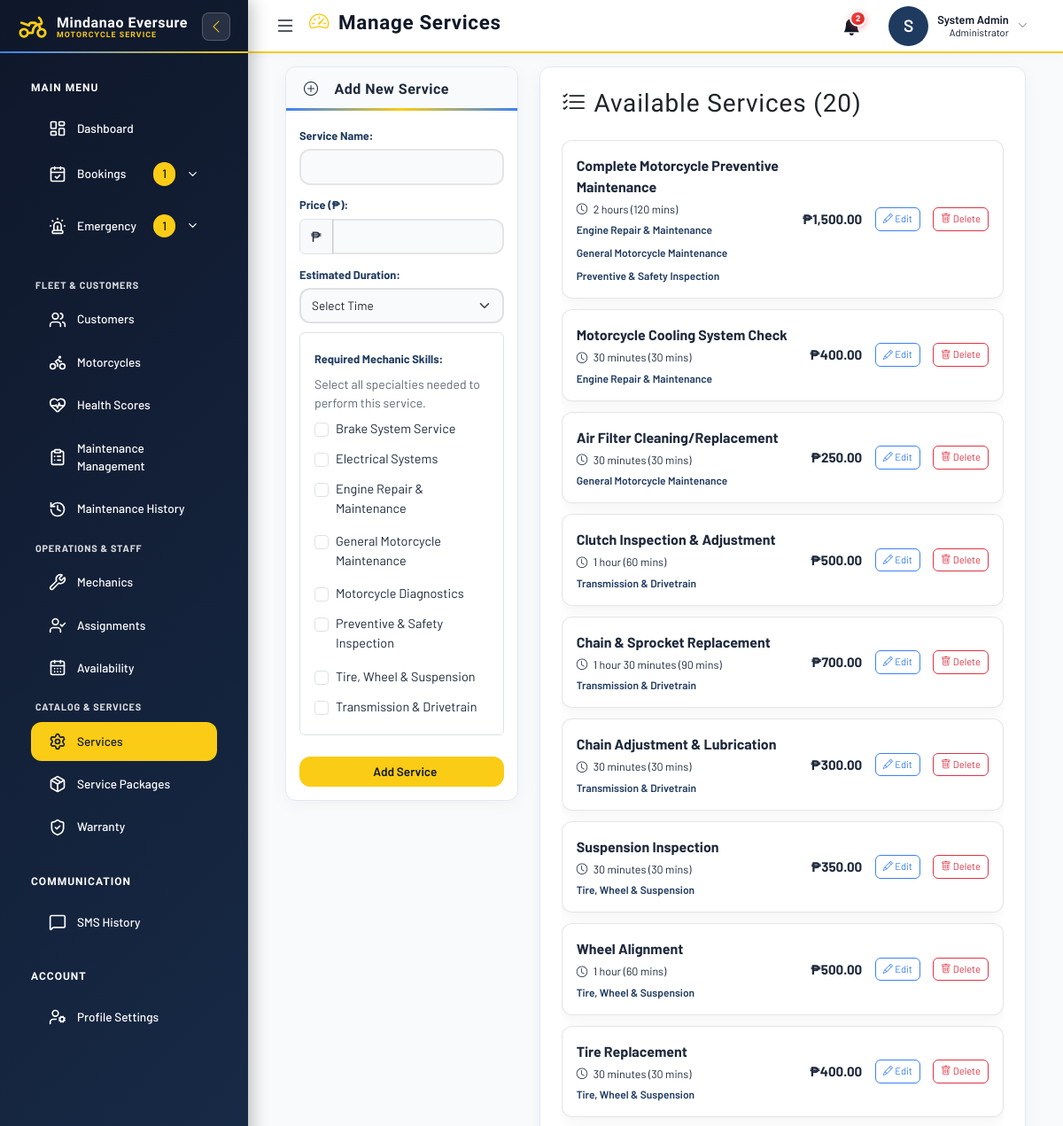
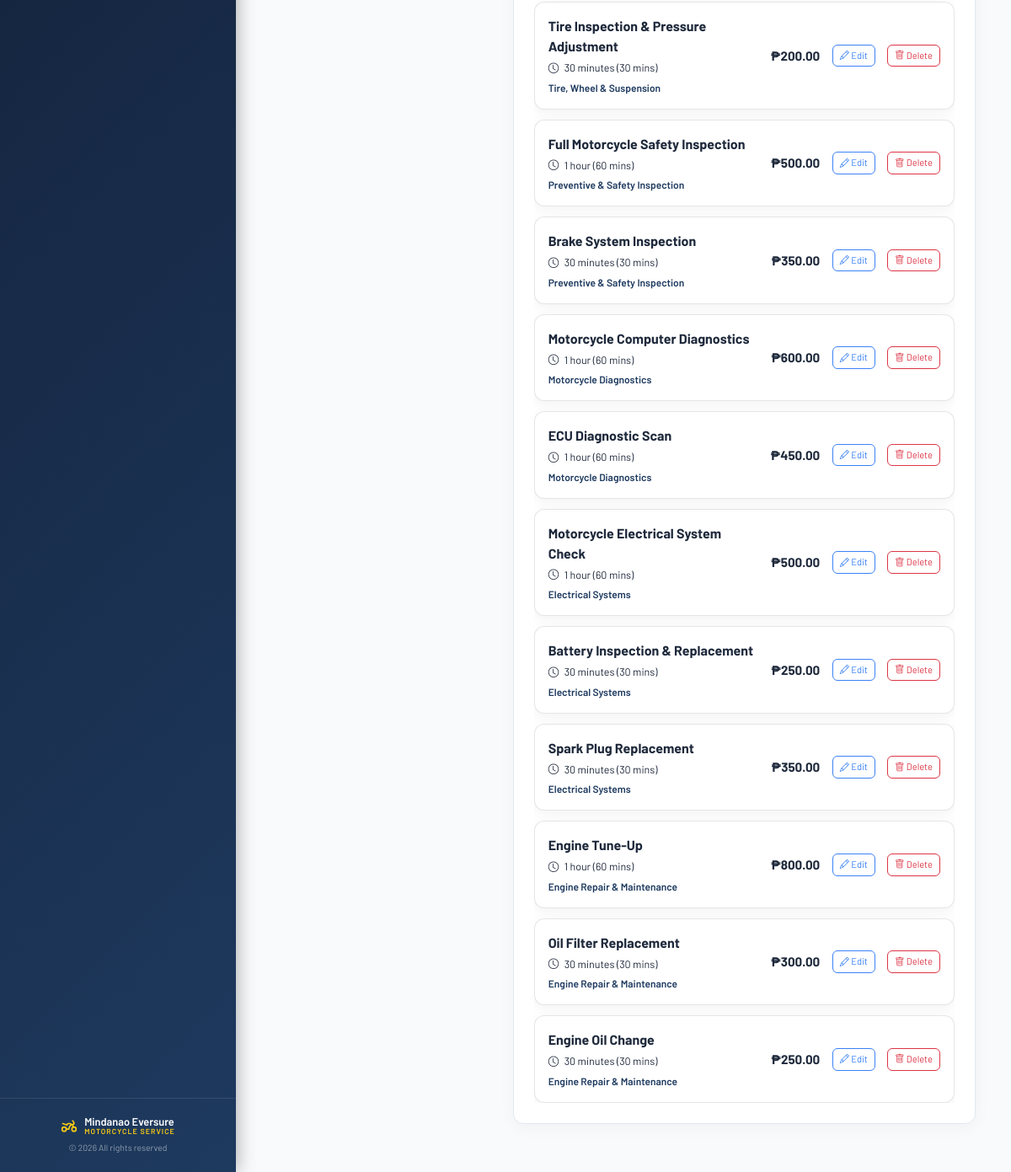
Screenshot of /services.php (signed in) with the database file from the repository (2 pictures, top to bottom).
### tables this page shows
CREATE TABLE `specialties` (
  `id` int(11) NOT NULL AUTO_INCREMENT,
  `specialty_name` varchar(100) NOT NULL,
  PRIMARY KEY (`id`),
  UNIQUE KEY `specialty_name` (`specialty_name`)
);

CREATE TABLE `services` (
  `id` int(11) NOT NULL AUTO_INCREMENT,
  `service_name` varchar(100) NOT NULL,
  `price` decimal(10,2) NOT NULL,
  `duration` varchar(50) NOT NULL,
  `created_at` timestamp NOT NULL DEFAULT current_timestamp(),
  `duration_minutes` int(11) NOT NULL DEFAULT 0,
  PRIMARY KEY (`id`)
);

### services.php (the view, shortened to what this page needs)
<?php
require 'db.php';
try {
    $stmt = $pdo->query("SELECT id, specialty_name FROM specialties ORDER BY specialty_name");
    $all_specialties = $stmt->fetchAll(PDO::FETCH_ASSOC);
} catch (PDOException $e) {
    error_log("Error fetching specialties: " . $e->getMessage());
    $all_specialties = [];
    $msg = "❌ Configuration Error: Could not load the list of specialties from the database.";
}
$editing_service = null;
$editing_specialties = [];
$sql = "
    SELECT
        s.id, s.service_name, s.price, s.duration, s.duration_minutes,
        GROUP_CONCAT(sp.specialty_name SEPARATOR ' | ') AS required_skills
    FROM services s
    LEFT JOIN service_specialties ss ON s.id = ss.service_id
    LEFT JOIN specialties sp ON ss.specialty_id = sp.id
    GROUP BY s.id, s.service_name, s.price, s.duration, s.duration_minutes
    ORDER BY s.id DESC
";
$services = $pdo->query($sql)->fetchAll(PDO::FETCH_ASSOC);
?>
<?php require 'admin_sidebar_template.php'; ?>
<div class="container-fluid">
    <div class="row g-4">
        <div class="col-md-4">
            <div class="card service-form-card">
                <div class="service-form-header">
                    <h5 class="service-form-title mb-0">
                        <i class="bi bi-<?= $editing_service ? 'pencil-square' : 'plus-circle' ?> me-2"></i>
                        <?= $editing_service ? 'Edit Service' : 'Add New Service' ?>
                    </h5>
                </div>
                <form method="post">
                    <div class="mb-3">
                        <label for="service_name" class="form-label fw-bold">Service Name:</label>
                        <input type="text" class="form-control" id="service_name" name="service_name" required
                               value="<?= $editing_service ? htmlspecialchars($editing_service['service_name']) : '' ?>">
                    </div>
                    <div class="mb-3">
                        <label for="price" class="form-label fw-bold">Price (₱):</label>
                        <div class="input-group">
                            <span class="input-group-text">₱</span>
                            <input type="number" step="0.01" class="form-control" id="price" name="price" min="0" required
                                   value="<?= $editing_service ? htmlspecialchars($editing_service['price']) : '' ?>">
                        </div>
                    </div>
                    <div class="mb-3">
                        <label for="duration" class="form-label fw-bold">Estimated Duration:</label>
                        <select class="form-select" name="duration_value" id="duration" required>
                            <option value="" disabled selected>Select Time</option>
                        </select>
                    </div>
                    <div class="mb-4 border p-3 rounded">
                        <label class="form-label fw-bold mb-2">Required Mechanic Skills:</label>
                        <small class="text-muted d-block mb-2">Select all specialties needed to perform this service.</small>
                        <div class="row row-cols-1 g-2">
                            <?php if (empty($all_specialties)): ?>
                                <p class="text-danger">No specialties found. Please configure the `specialties` table.</p>
                            <?php else: ?>
                                <?php foreach ($all_specialties as $spec): ?>
                                    <div class="col">
                                        <div class="form-check">
                                            <input class="form-check-input" type="checkbox"
                                                   name="specialty_ids[]"
                                                   value="<?= $spec['id'] ?>"
                                                   id="spec_<?= $spec['id'] ?>"
                                                   <?= in_array($spec['id'], $editing_specialties) ? 'checked' : '' ?>>
                                            <label class="form-check-label checkbox-label" for="spec_<?= $spec['id'] ?>">
                                                <?= htmlspecialchars($spec['specialty_name']) ?>
                                            </label>
                                        </div>
                                    </div>
                                <?php endforeach; ?>
                            <?php endif; ?>
                        </div>
                    </div>
                    <div class="d-flex gap-2">
                        <?php if ($editing_service): ?>
                            <a href="services.php" class="btn btn-secondary flex-grow-1">Cancel</a>
                            <button type="submit" class="btn btn-primary flex-grow-1 btn-lg">
                                <i class="bi bi-floppy me-2"></i> Update Service
                            </button>
                        <?php else: ?>
                            <button type="submit" class="btn btn-primary w-100 btn-lg">
                                <i class="bi bi-floppy me-2"></i> Add Service
                            </button>
                        <?php endif; ?>
                    </div>
                </form>
            </div>
        </div>
        <div class="col-md-8">
            <div class="card card-custom p-4 service-list-card">
                <h3 class="mb-4 text-dark"><i class="bi bi-list-check me-2"></i>Available Services (<?= count($services) ?>)</h3>
                <div class="service-list">
                    <?php if (empty($services)): ?>
                        <div class="service-list-empty">No services have been added yet.</div>
                    <?php else: ?>
                        <?php foreach ($services as $s): ?>
                            <div class="service-item">
                                <div class="service-item-main">
                                    <div class="service-item-name"><?= htmlspecialchars($s['service_name']) ?></div>
                                    <div class="service-item-meta">
                                        <i class="bi bi-clock me-1"></i> <?= htmlspecialchars($s['duration']) ?> (<?= htmlspecialchars($s['duration_minutes'] ?? 'N/A') ?> mins)
                                    </div>
                                    <div class="service-item-skills">
                                        <?php
                                            $skills = explode(' | ', $s['required_skills']);
                                            if (empty($skills) || empty($s['required_skills'])):
                                        ?>
                                            <span class="specialty-tag">General/Unspecified</span>
                                        <?php else: ?>
                                            <?php foreach ($skills as $skill): ?>
                                                <span class="specialty-tag"><?= htmlspecialchars(trim($skill)) ?></span>
                                            <?php endforeach; ?>
                                        <?php endif; ?>
                                    </div>
                                </div>
                                <div class="service-item-actions">
                                    <span class="service-item-price">₱<?= number_format($s['price'], 2) ?></span>
                                    <a href="services.php?edit_id=<?= $s['id'] ?>"
                                       class="btn btn-sm btn-outline-primary me-2">
                                        <i class="bi bi-pencil"></i> Edit
                                    </a>
                                    <a href="services.php?delete_id=<?= $s['id'] ?>"
                                       class="btn btn-sm btn-outline-danger"
                                       onclick="return confirm('Are you sure you want to delete the service: <?= htmlspecialchars($s['service_name']) ?>? This will remove all associated skill requirements.');">
                                        <i class="bi bi-trash"></i> Delete
                                    </a>
                                </div>
                            </div>
                        <?php endforeach; ?>
                    <?php endif; ?>
                </div>
            </div>
        </div>
    </div>
</div>
<?php require 'admin_sidebar_footer.php'; ?>

### admin_sidebar_template.php (style rules this page uses)
:root { --sidebar-width: 280px; --primary-color: #0f172a; --primary-gradient: linear-gradient(135deg, #0f172a 0%, #1e3a5f 100%); --accent-color: #1e3a5f; --accent-gradient: linear-gradient(135deg, #0f172a 0%, #1e3a5f 100%); --bg-light: #f1f5f9; --bg-card: #ffffff; --text-dark: #1e293b; --text-light: #64748b; --success: #10b981; --danger: #ef4444; --info: #3b82f6; --sidebar-bg: #0f172a; }
* { margin: 0; padding: 0; box-sizing: border-box; }
body { font-family: 'Poppins', sans-serif; background: var(--bg-light); color: var(--text-dark); overflow: hidden; width: 100%; height: 100vh; }
.main-content .card { background: rgba(255, 255, 255, 0.45); backdrop-filter: blur(12px); -webkit-backdrop-filter: blur(12px); border: 1px solid rgba(255, 255, 255, 0.7); box-shadow: 0 4px 24px rgba(30, 41, 59, 0.1); transition: all 0.3s ease; color: #1e293b; }
.main-content .card h1, .main-content .card h2, .main-content .card h3, .main-content .card h4, .main-content .card h5, .main-content .card h6, .main-content .card p, .main-content .card span, .main-content .card div, .main-content .card label, .main-content .card td, .main-content .card th, .main-content .card li, .main-content .card small, .main-content .card strong, .main-content .card b, .main-content .card i:not(.bi):not(.fas):not(.far), .main-content .card a:not(.btn) { color: #1e293b; }
.main-content .card .text-muted, .main-content .card .text-secondary { color: rgba(30, 41, 59, 0.7) !important; }

### services.php (style rules this page uses)
body .btn-primary { background: #FACC15 !important; border-color: #FACC15 !important; color: #111827 !important; box-shadow: none !important; }
.specialty-tag { color: #1e3a5f !important; font-size: 0.75rem; font-weight: 600; white-space: nowrap; }
.checkbox-label { font-size: 0.9rem; margin-bottom: 0.5rem; display: block; }
.service-form-card { border: none; border-radius: 20px; overflow: hidden; box-shadow: 0 25px 50px -12px rgba(0, 0, 0, 0.25); background: #ffffff; height: auto; }
.service-form-header { background: var(--bg-light); color: var(--text-dark); padding: 15px 20px; border: none; position: relative; }
.service-form-header::after { content: ''; position: absolute; bottom: 0; left: 0; right: 0; height: 3px; background: linear-gradient(90deg, #3b82f6, #FACC15, #3b82f6); }
.service-form-title { font-size: 1rem; font-weight: 700; color: var(--text-dark); display: flex; align-items: center; gap: 10px; }
.service-form-card form { padding: 15px; }
.main-content .service-form-card .form-label { font-weight: 600; color: #1e3a5f; font-size: 0.8rem; margin-bottom: 5px; }
.service-form-card .form-control, .service-form-card .form-select { border-radius: 12px; padding: 8px 12px; border: 2px solid rgba(0,0,0,0.1); font-size: 0.85rem; background-color: #f8fafc; transition: all 0.2s ease; }
.service-form-card .btn-primary { background: #FACC15 !important; border: 1px solid #FACC15 !important; border-radius: 12px; padding: 6px 14px; font-size: 0.85rem; font-weight: 600; color: #111827; }
.service-form-card .mb-3 { margin-bottom: 0.6rem !important; }
.service-list-card { height: 100%; }
.service-list-card .service-item { opacity: 1; }
.service-list { max-height: calc(100vh - 240px); overflow-y: auto; display: flex; flex-direction: column; gap: 0.75rem; scrollbar-width: none; -ms-overflow-style: none; }
.service-item { background: #ffffff; border: 1px solid rgba(0, 0, 0, 0.1); border-radius: 12px; padding: 1rem; box-shadow: 0 4px 15px rgba(0, 0, 0, 0.05); display: flex; align-items: center; justify-content: space-between; gap: 1rem; flex-wrap: wrap; }
.service-item-main { flex: 1; min-width: 220px; }
.service-item-name { font-size: 1rem; font-weight: 700; color: var(--text-dark); margin-bottom: 0.25rem; }
.service-item-meta { font-size: 0.78rem; color: var(--text-muted); margin-bottom: 0.3rem; }
.service-item-skills { display: flex; flex-wrap: wrap; gap: 0.5rem; align-items: center; }
.service-item-actions { display: flex; align-items: center; gap: 0.4rem; flex-shrink: 0; }
.service-item-actions .btn { padding: 0.25rem 0.5rem; font-size: 0.7rem; border-radius: 6px; }
.service-item-price { font-size: 0.95rem; font-weight: 700; color: #10b981; margin-right: 0.5rem; }

### rows the page displays
specialties: specialty_name "Brake System Service"
specialties: specialty_name "Electrical Systems"
specialties: specialty_name "Engine Repair & Maintenance"
specialties: specialty_name "General Motorcycle Maintenance"
specialties: specialty_name "Motorcycle Diagnostics"
specialties: specialty_name "Preventive & Safety Inspection"
specialties: specialty_name "Tire, Wheel & Suspension"
specialties: specialty_name "Transmission & Drivetrain"
services: service_name "Complete Motorcycle Preventive Maintenance", duration "2 hours", duration_minutes "120", skill "Engine Repair & Maintenance", skill "General Motorcycle Maintenance", skill "Preventive & Safety Inspection", price "1,500.00"
services: service_name "Motorcycle Cooling System Check", duration "30 minutes", duration_minutes "30", skill "Engine Repair & Maintenance", price "400.00"
services: service_name "Air Filter Cleaning/Replacement", duration "30 minutes", duration_minutes "30", skill "General Motorcycle Maintenance", price "250.00"
services: service_name "Clutch Inspection & Adjustment", duration "1 hour", duration_minutes "60", skill "Transmission & Drivetrain", price "500.00"
services: service_name "Chain & Sprocket Replacement", duration "1 hour 30 minutes", duration_minutes "90", skill "Transmission & Drivetrain", price "700.00"
services: service_name "Chain Adjustment & Lubrication", duration "30 minutes", duration_minutes "30", skill "Transmission & Drivetrain", price "300.00"
services: service_name "Suspension Inspection", duration "30 minutes", duration_minutes "30", skill "Tire, Wheel & Suspension", price "350.00"
services: service_name "Wheel Alignment", duration "1 hour", duration_minutes "60", skill "Tire, Wheel & Suspension", price "500.00"
services: service_name "Tire Replacement", duration "30 minutes", duration_minutes "30", skill "Tire, Wheel & Suspension", price "400.00"
services: service_name "Tire Inspection & Pressure Adjustment", duration "30 minutes", duration_minutes "30", skill "Tire, Wheel & Suspension", price "200.00"
services: service_name "Full Motorcycle Safety Inspection", duration "1 hour", duration_minutes "60", skill "Preventive & Safety Inspection", price "500.00"
services: service_name "Brake System Inspection", duration "30 minutes", duration_minutes "30", skill "Preventive & Safety Inspection", price "350.00"
services: service_name "Motorcycle Computer Diagnostics", duration "1 hour", duration_minutes "60", skill "Motorcycle Diagnostics", price "600.00"
services: service_name "ECU Diagnostic Scan", duration "1 hour", duration_minutes "60", skill "Motorcycle Diagnostics", price "450.00"
services: service_name "Motorcycle Electrical System Check", duration "1 hour", duration_minutes "60", skill "Electrical Systems", price "500.00"
services: service_name "Battery Inspection & Replacement", duration "30 minutes", duration_minutes "30", skill "Electrical Systems", price "250.00"
services: service_name "Spark Plug Replacement", duration "30 minutes", duration_minutes "30", skill "Electrical Systems", price "350.00"
services: service_name "Engine Tune-Up", duration "1 hour", duration_minutes "60", skill "Engine Repair & Maintenance", price "800.00"
services: service_name "Oil Filter Replacement", duration "30 minutes", duration_minutes "30", skill "Engine Repair & Maintenance", price "300.00"
services: service_name "Engine Oil Change", duration "30 minutes", duration_minutes "30", skill "Engine Repair & Maintenance", price "250.00"

### other values shown
$pendingCount "1"
$emergencyCount "1"
$pageTitle "Manage Services"
$adminNotificationCount "2"
substr($adminName, 0, 1) "S"
$adminName "System Admin"
count($services) "20"
